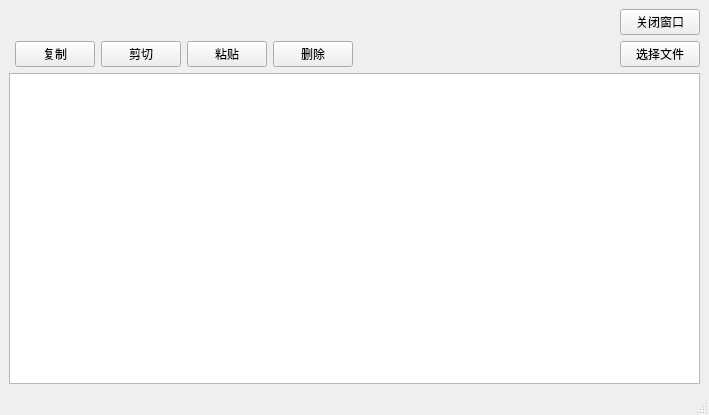
<?xml version="1.0" encoding="UTF-8"?>
<ui version="4.0">
 <class>MainWindow</class>
 <widget class="QMainWindow" name="MainWindow">
  <property name="geometry">
   <rect>
    <x>0</x>
    <y>0</y>
    <width>709</width>
    <height>415</height>
   </rect>
  </property>
  <property name="sizePolicy">
   <sizepolicy hsizetype="Preferred" vsizetype="Preferred">
    <horstretch>0</horstretch>
    <verstretch>0</verstretch>
   </sizepolicy>
  </property>
  <property name="minimumSize">
   <size>
    <width>709</width>
    <height>415</height>
   </size>
  </property>
  <property name="maximumSize">
   <size>
    <width>709</width>
    <height>415</height>
   </size>
  </property>
  <property name="windowTitle">
   <string>MainWindow</string>
  </property>
  <widget class="QWidget" name="centralwidget">
   <layout class="QGridLayout" name="gridLayout_3">
    <item row="6" column="2">
     <widget class="QPushButton" name="selectBtn">
      <property name="text">
       <string>选择文件</string>
      </property>
     </widget>
    </item>
    <item row="6" column="1">
     <layout class="QHBoxLayout" name="horizontalLayout">
      <item>
       <widget class="QPushButton" name="copyBtn">
        <property name="text">
         <string>复制</string>
        </property>
       </widget>
      </item>
      <item>
       <widget class="QPushButton" name="cutBtn">
        <property name="text">
         <string>剪切</string>
        </property>
       </widget>
      </item>
      <item>
       <widget class="QPushButton" name="pasteBtn">
        <property name="text">
         <string>粘贴</string>
        </property>
       </widget>
      </item>
      <item>
       <widget class="QPushButton" name="deleteBtn">
        <property name="text">
         <string>删除</string>
        </property>
       </widget>
      </item>
      <item>
       <spacer name="horizontalSpacer">
        <property name="orientation">
         <enum>Qt::Orientation::Horizontal</enum>
        </property>
        <property name="sizeHint" stdset="0">
         <size>
          <width>40</width>
          <height>20</height>
         </size>
        </property>
       </spacer>
      </item>
     </layout>
    </item>
    <item row="0" column="2">
     <widget class="QPushButton" name="closeBtn">
      <property name="text">
       <string>关闭窗口</string>
      </property>
     </widget>
    </item>
    <item row="9" column="0" rowspan="2" colspan="3">
     <widget class="QListView" name="listView"/>
    </item>
   </layout>
  </widget>
  <widget class="QMenuBar" name="menubar">
   <property name="geometry">
    <rect>
     <x>0</x>
     <y>0</y>
     <width>709</width>
     <height>17</height>
    </rect>
   </property>
  </widget>
  <widget class="QStatusBar" name="statusbar"/>
 </widget>
 <resources/>
 <connections/>
</ui>
